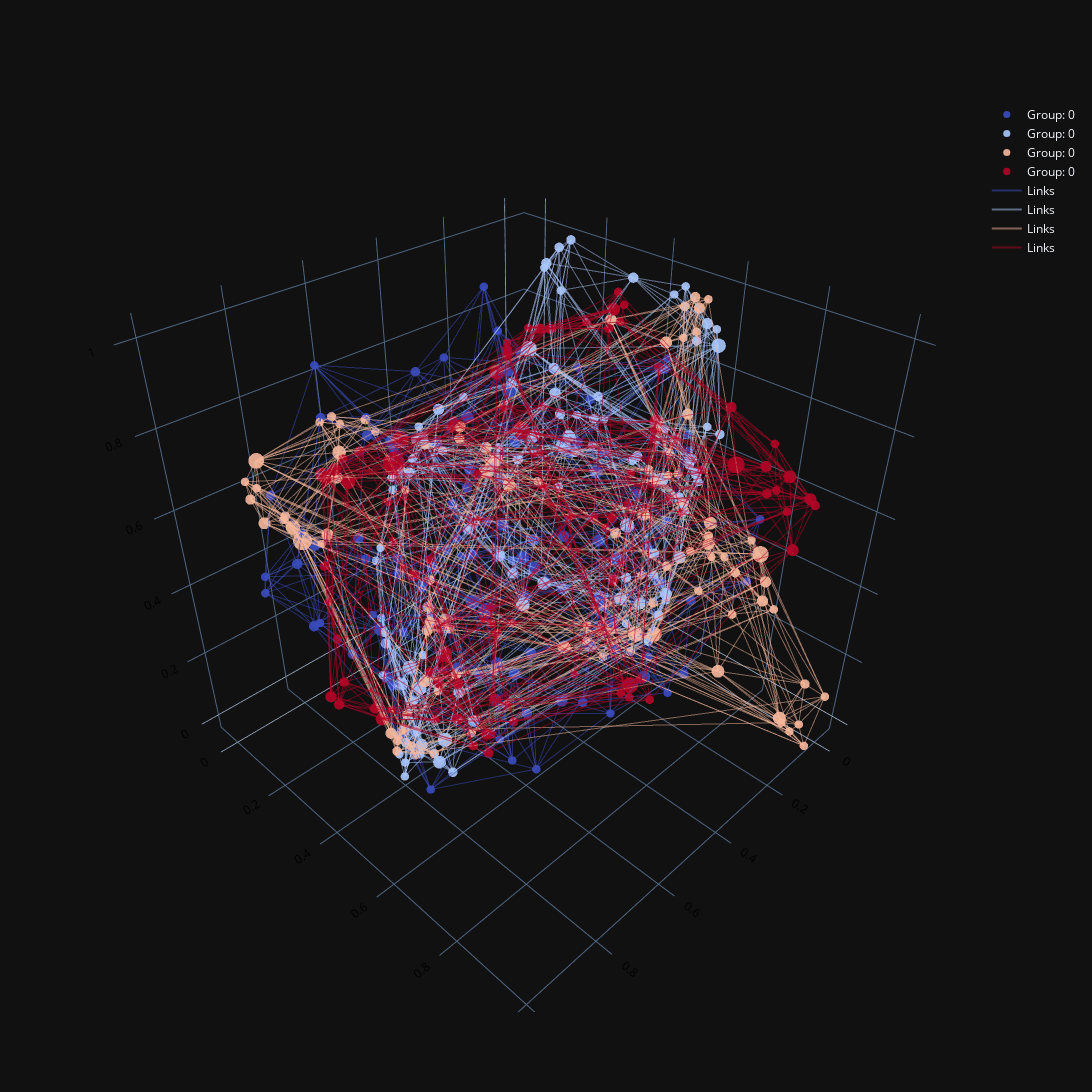

Notebook code cell kept with this figure:
### Code cell
opacity_nodes = 0.9
node_edge_col = '#696969' 
node_linewidth = 0.25

edge_opacity = 0.1
edge_width = 2
edge_color = '#696969'  ##7D7D7D' # '#d3d3d3'

node_traces = []
for i in range(len(posG3D_graphs_new)):
    
    node_traces.append(get_trace_nodes_3D_legend(posG3D_graphs_new[i], 
                                                dict(zip(list(Graphs[i].nodes()),posG3D_graphs_new[i].keys())),
                                                d_nodecolors_perlayout[i], #d_nodecolors_graphs[i], #dict(zip(list(Graphs[i].nodes()),['#0080FF']*len(Graphs[i].nodes()))), # blue
                                                d_nodesizes_graphs[i] 
                                                )
                        )

edge_traces = []
for i in range(len(posG3D_graphs_new)):
    
    edge_traces.append(get_trace_edges_3D(Graphs[i], 
                                                posG3D_graphs_new[i],
                                                d_nodecolors_perlayout[i][0], #d_nodecolors_graphs[i], #dict(zip(list(Graphs[i].nodes()),['#0080FF']*len(Graphs[i].nodes()))), # blue
                                                opac = 0.5,
                                                linewidth = 2 #0.5
                                                )
                        )




fig = pgo.Figure()
for x,i in enumerate(node_traces):
    fig.add_trace(*i)

for i in edge_traces:
    fig.add_trace(i)

#fig.add_trace(edge_trace_byID)

fig.update_layout(template='plotly_dark', 
                 showlegend=True, width=1200, height=1200,
                        scene=dict(
                            xaxis_title='',
                            yaxis_title='',
                            zaxis_title='',
                            xaxis=dict(nticks=0,tickfont=dict(
                                color='black')),
                            yaxis=dict(nticks=0,tickfont=dict(
                                color='black')),
                            zaxis=dict(nticks=0,tickfont=dict(
                                color='black')),
                        dragmode="turntable",
                    ))

fig.update_xaxes(visible=False)
fig.update_yaxes(visible=False)

fig.write_html(path_plots+'NdimSPHERE.html')
fig.show()
